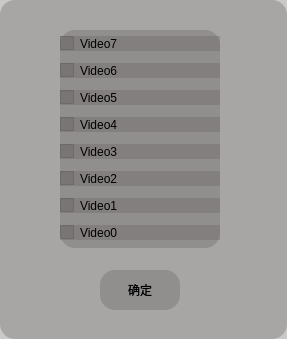
<?xml version="1.0" encoding="UTF-8"?>
<ui version="4.0">
 <class>CameraSelDlg</class>
 <widget class="QDialog" name="CameraSelDlg">
  <property name="geometry">
   <rect>
    <x>0</x>
    <y>0</y>
    <width>287</width>
    <height>339</height>
   </rect>
  </property>
  <property name="windowTitle">
   <string>Dialog</string>
  </property>
  <property name="styleSheet">
   <string notr="true">background-color:rgb(104, 98, 98,90);
border-radius:15px;
</string>
  </property>
  <widget class="QPushButton" name="pushButtonEnter">
   <property name="geometry">
    <rect>
     <x>100</x>
     <y>270</y>
     <width>80</width>
     <height>40</height>
    </rect>
   </property>
   <property name="minimumSize">
    <size>
     <width>80</width>
     <height>40</height>
    </size>
   </property>
   <property name="maximumSize">
    <size>
     <width>80</width>
     <height>40</height>
    </size>
   </property>
   <property name="font">
    <font>
     <weight>50</weight>
     <bold>false</bold>
    </font>
   </property>
   <property name="focusPolicy">
    <enum>Qt::WheelFocus</enum>
   </property>
   <property name="text">
    <string>确定</string>
   </property>
  </widget>
  <widget class="QWidget" name="gridLayoutWidget_2">
   <property name="geometry">
    <rect>
     <x>60</x>
     <y>30</y>
     <width>160</width>
     <height>218</height>
    </rect>
   </property>
   <layout class="QGridLayout" name="gridLayoutVideo">
    <item row="5" column="0">
     <widget class="QCheckBox" name="checkBoxVideo2">
      <property name="text">
       <string>Video2</string>
      </property>
      <attribute name="buttonGroup">
       <string notr="true">buttonGroup</string>
      </attribute>
     </widget>
    </item>
    <item row="1" column="0">
     <widget class="QCheckBox" name="checkBoxVideo6">
      <property name="text">
       <string>Video6</string>
      </property>
      <attribute name="buttonGroup">
       <string notr="true">buttonGroup</string>
      </attribute>
     </widget>
    </item>
    <item row="7" column="0">
     <widget class="QCheckBox" name="checkBoxVideo0">
      <property name="text">
       <string>Video0</string>
      </property>
      <attribute name="buttonGroup">
       <string notr="true">buttonGroup</string>
      </attribute>
     </widget>
    </item>
    <item row="6" column="0">
     <widget class="QCheckBox" name="checkBoxVideo1">
      <property name="text">
       <string>Video1</string>
      </property>
      <attribute name="buttonGroup">
       <string notr="true">buttonGroup</string>
      </attribute>
     </widget>
    </item>
    <item row="0" column="0">
     <widget class="QCheckBox" name="checkBoxVideo7">
      <property name="text">
       <string>Video7</string>
      </property>
      <attribute name="buttonGroup">
       <string notr="true">buttonGroup</string>
      </attribute>
     </widget>
    </item>
    <item row="3" column="0">
     <widget class="QCheckBox" name="checkBoxVideo4">
      <property name="text">
       <string>Video4</string>
      </property>
      <attribute name="buttonGroup">
       <string notr="true">buttonGroup</string>
      </attribute>
     </widget>
    </item>
    <item row="2" column="0">
     <widget class="QCheckBox" name="checkBoxVideo5">
      <property name="text">
       <string>Video5</string>
      </property>
      <attribute name="buttonGroup">
       <string notr="true">buttonGroup</string>
      </attribute>
     </widget>
    </item>
    <item row="4" column="0">
     <widget class="QCheckBox" name="checkBoxVideo3">
      <property name="text">
       <string>Video3</string>
      </property>
      <attribute name="buttonGroup">
       <string notr="true">buttonGroup</string>
      </attribute>
     </widget>
    </item>
   </layout>
  </widget>
 </widget>
 <resources/>
 <connections/>
 <buttongroups>
  <buttongroup name="buttonGroup"/>
 </buttongroups>
</ui>
